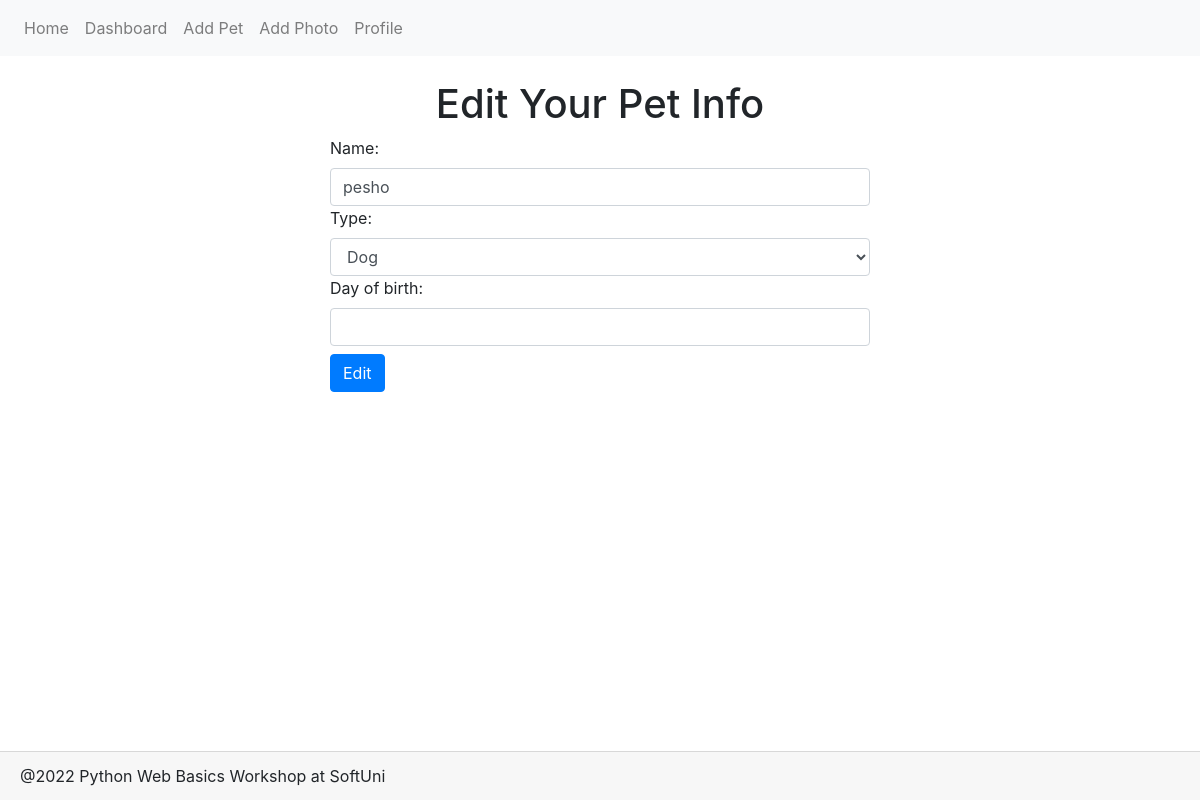
The page /pet/edit/2 on the database as committed earlier.
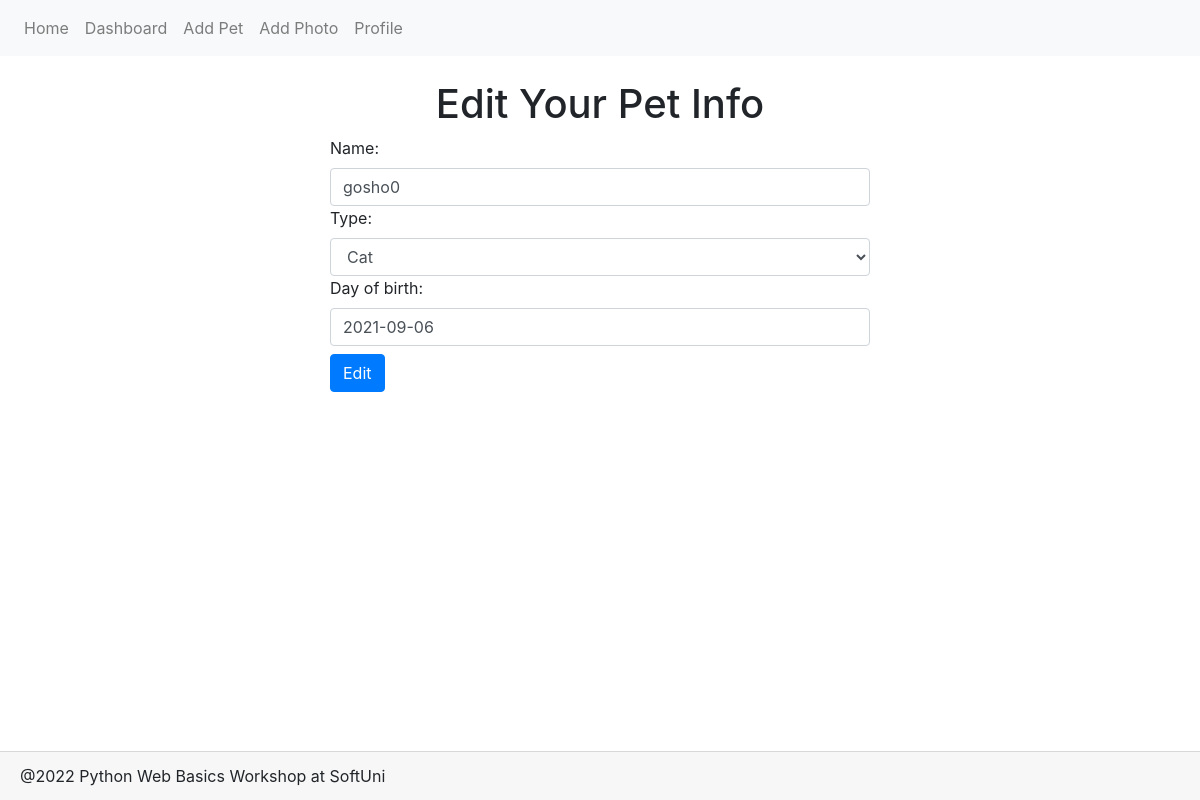
The same page on the database as committed later.
### petstagram/main_app/models.py (models this page shows, shortened)
class Pet(models.Model):
    PET_NAME_MAX_LENGTH = 30
    CAT = 'Cat'
    DOG = 'Dog'
    BUNNY = 'Bunny'
    PARROT = 'Parrot'
    FISH = 'Fish'
    OTHER = 'Other'
    TYPE_CHOICE = [(x, x) for x in (CAT, DOG, BUNNY, PARROT, FISH, OTHER)]
    name = models.CharField(
        max_length=PET_NAME_MAX_LENGTH,
        unique=Profile
    )
    type = models.CharField(
        max_length=max(len(x) for (x, _) in TYPE_CHOICE),
        choices=TYPE_CHOICE,
    )
    day_of_birth = models.DateField(
        null=True,
        blank=True,
    )
    user_profile = models.ForeignKey(
        Profile,
        on_delete=models.CASCADE,
    )
    class Meta:
        unique_together = ('user_profile', 'name')

### petstagram/main_app/views/pet_views.py (the view)
# urls.py: path('pet/edit/<int:pk>', edit_pet, name='edit pet'),
def edit_pet(request, pk):
    pet = Pet.objects.get(pk=pk)
    if request.method == 'POST':
        form = PetUpdateForm(request.POST, instance=pet)
        if form.is_valid():
            form.save()
            return redirect('profile details')
    else:
        form = PetUpdateForm(instance=pet)
    context = {
        'form': form,
        'pet': pet
    }
    return render(request, 'main_app/pet_template/pet_edit.html', context)

### petstagram/main_app/forms.py
class PetUpdateForm(BootstrapFormMixin, forms.ModelForm):
    class Meta:
        model = Pet
        fields = ('name', 'type', 'day_of_birth',)

### petstagram/main_app/forms.py (called while the page is built)
    def _init_bootstrap_fields(self):
        for (_, field) in self.fields.items():
            field.widget.attrs['class'] = 'form-control'

### petstagram/main_app/templates/main_app/pet_template/pet_edit.html (shortened to what this page needs)
{% extends 'base/base.html' %}
{% block content %}
    <div class="container">
        <h1 class="text-center">Edit Your Pet Info</h1>
        <div class="row">
            <div class="col-lg-3"></div>
            <div class="col-lg-6">
                <form method="post" action="{% url 'edit pet' pet.id %}">
                    {{ form }}
                    <button class="btn btn-primary mt-2" type="submit">Edit</button>
                </form>
            </div>
            <div class="col-lg-3"></div>
        </div>
    </div>
{% endblock %}

### templates/base/base.html (shortened to what this page needs)
<!DOCTYPE html>
<html lang="en">
<head>
    <link rel="stylesheet" href="https://stackpath.bootstrapcdn.com/bootstrap/4.3.1/css/bootstrap.min.css"
>
    <link rel="stylesheet" href="https://stackpath.bootstrapcdn.com/font-awesome/4.7.0/css/font-awesome.min.css"
>
</head>
{% block nav %}
    {% include 'base/navigation.html'%}
{% endblock %}
<body>
{% block content %}
{% endblock %}
{% include 'base/footer.html' %}
</body>
</html>

### templates/base/navigation.html (shortened to what this page needs)
<nav class="navbar navbar-expand-lg navbar-light bg-light" style="margin-bottom:2%">
    <div class="collapse navbar-collapse" id="navbarNavDropdown">
        <ul class="navbar-nav">
                <li class="nav-item">
                    <a class="nav-link" href="{% url 'home' %}">Home</a>
                </li>
                <li class="nav-item">
                    <a class="nav-link" href="{% url 'dashboard' %}">Dashboard</a>
                </li>
                <li class="nav-item">
                    <a class="nav-link" href="{% url 'create pet' %}">Add Pet</a>
                </li>
                <li class="nav-item">
                    <a class="nav-link" href="{% url 'create photo' %}">Add Photo</a>
                </li>
                <li class="nav-item">
                    <a class="nav-link" href="{% url 'profile details' %}">Profile</a>
                </li>
        </ul>
    </div>
</nav>

### templates/base/footer.html (shortened to what this page needs)
<footer class="fixed-bottom card-footer ">
    <div>@2022 Python Web Basics Workshop at SoftUni</div>
</footer>

Rows that differ between the two databases and show on the page:
changed Pet: name "pesho" → "gosho0"; type "Dog" → "Cat"; day_of_birth (not shown) → "2021-09-06"
